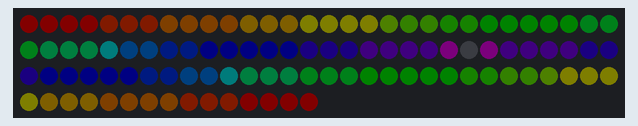
A sketch run on a simulated Arduino Uno, built with avr-gcc and run on an emulated ATmega328P. Shown: 105 RGB LEDs in strip order, left to right, continuing on the next row. Dim RGB values are drawn brighter than linear.

Above: at 0.64 s.
At 4.32 s:
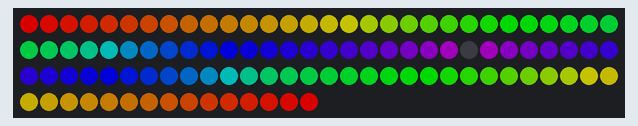

The sketch:

simple_led.ino
```cpp
#include <FastLED.h>
#undef min
#undef max
#include <array>

// LED strip
// konstanten
constexpr static unsigned char PIN_LED_CLOCK = 9;
constexpr static unsigned char PIN_LED_DATA = 6;
constexpr static EOrder COLOR_ORDER = BGR;
constexpr static int NUM_LEDS = 105;
// led array
std::array<CRGB, NUM_LEDS> leds;

void setup() {
  // setup code
  FastLED.addLeds<DOTSTAR, PIN_LED_DATA, PIN_LED_CLOCK, COLOR_ORDER>(leds.data(), leds.size()).setCorrection( TypicalLEDStrip );
  FastLED.setBrightness(  255 );
  // keine ahnung obs auswirkung hat, meine PowerBank hat 2.1A darum hab ich mal 2A max eingestellt. Sollte die Helligkeit automatisch regeln wenn zuviele Leds zu hell eingestellt sind
  FastLED.setMaxPowerInVoltsAndMilliamps(5, 2000);

  // alle leds gleiche farbe
  CHSV color(0, 0, 0) ; // rot
  fill_solid(leds.data(), leds.size(), color);


}

int counter = 0;
bool color_flag = true;
void loop() {

    for(int i = 0; i < (NUM_LEDS/2); i++)
    {
        double col = 255/(NUM_LEDS/2) * i;
        CHSV color(static_cast<uint8_t>(col), 255, counter);
        leds[i] = color;
        leds[(NUM_LEDS-1)-i] = color;
    }
    FastLED.show();
    if(color_flag)
    {
      if(counter < 255)
      {
        //Serial.println(counter);
        counter++;
      }
      else
      {
        color_flag = false;
        counter--;
      }
    }
    else
    {
      if(counter > 0)
      {
        counter--;
      }
      else
      {
        color_flag = true;
        counter++;
      }
    }
    delay(10);
}
```
